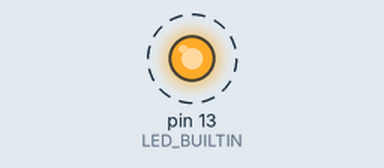
A sketch run on a simulated Arduino Uno, built with avr-gcc and run on an emulated ATmega328P. Shown: output pins drawn as LEDs (lit = HIGH). Dashed ring = blinking.

Above: at 0.5 s.
Timing chart, 0 to 4.6 s (numbered marks = the images above):
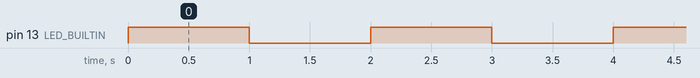

Measured:
- by itself, pin 13 (LED_BUILTIN): alternates HIGH for 1.0 s and LOW for 1.0 s

The sketch:

Blink_LED.ino
```cpp
void setup() {
  pinMode(LED_BUILTIN, OUTPUT);
  noInterrupts();
  // TCCRx - Timer/Counter Control Register. Prescaler configured here
  TCCR1A = 0;
  TCCR1B = 0;

  // Timer/Counter Register. Actual timer value stored here
  TCNT1 = 0;

  // Clock frequency = 16,000,000 Hz
  // 0.25Hz = (16,000,000 / ((62499 + 1) * 1024))
  // Output Compare Register
  OCR1A = 15625;


  TCCR1B |= (1 << CS12) | (1 << CS10);

  TIMSK1 |= (1 << OCIE1A);
  TCCR1B |= (1 << WGM12);

  interrupts();
}

void loop() {
//  digitalWrite(LED_BUILTIN, HIGH);
//  delay(500);
//  digitalWrite(LED_BUILTIN, LOW);
//  delay(500);
}

ISR(TIMER1_COMPA_vect) {
  digitalWrite(LED_BUILTIN, digitalRead(LED_BUILTIN) ^ 1);
}
```
